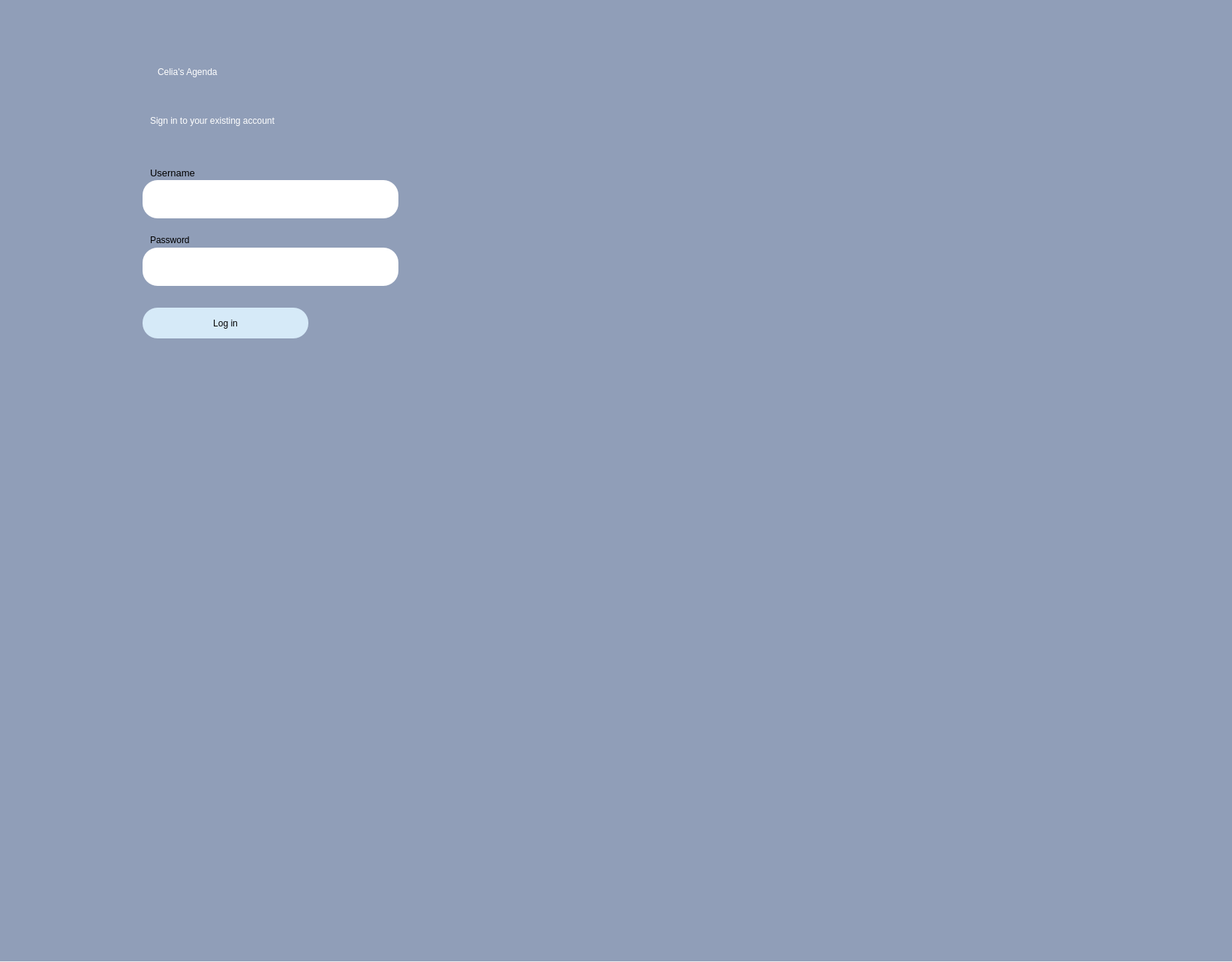
<?xml version="1.0" encoding="UTF-8"?>
<ui version="4.0">
 <class>Dialog</class>
 <widget class="QDialog" name="Dialog">
  <property name="geometry">
   <rect>
    <x>0</x>
    <y>0</y>
    <width>1642</width>
    <height>1282</height>
   </rect>
  </property>
  <property name="windowTitle">
   <string>Dialog</string>
  </property>
  <widget class="QWidget" name="bgwidget" native="true">
   <property name="geometry">
    <rect>
     <x>-30</x>
     <y>-10</y>
     <width>1701</width>
     <height>1291</height>
    </rect>
   </property>
   <property name="styleSheet">
    <string notr="true">background-color:rgb(144, 158, 184);</string>
   </property>
   <widget class="QLabel" name="label">
    <property name="geometry">
     <rect>
      <x>240</x>
      <y>70</y>
      <width>391</width>
      <height>71</height>
     </rect>
    </property>
    <property name="styleSheet">
     <string notr="true">font: 36pt &quot;MS Shell Dlg 2&quot;; color:rgb(255, 255, 255)</string>
    </property>
    <property name="text">
     <string>Celia's Agenda</string>
    </property>
   </widget>
   <widget class="QLabel" name="label_2">
    <property name="geometry">
     <rect>
      <x>230</x>
      <y>150</y>
      <width>391</width>
      <height>41</height>
     </rect>
    </property>
    <property name="styleSheet">
     <string notr="true">font: 16pt &quot;MS Shell Dlg 2&quot;;color:rgb(255, 255, 255)</string>
    </property>
    <property name="text">
     <string>Sign in to your existing account</string>
    </property>
   </widget>
   <widget class="QPushButton" name="login">
    <property name="geometry">
     <rect>
      <x>220</x>
      <y>420</y>
      <width>221</width>
      <height>41</height>
     </rect>
    </property>
    <property name="styleSheet">
     <string notr="true">border-radius:20px;
background-color: rgb(214, 234, 248);
font: 14pt &quot;MS Shell Dlg 2&quot;;</string>
    </property>
    <property name="text">
     <string>Log in</string>
    </property>
   </widget>
   <widget class="QLineEdit" name="emailfield">
    <property name="geometry">
     <rect>
      <x>220</x>
      <y>250</y>
      <width>341</width>
      <height>51</height>
     </rect>
    </property>
    <property name="styleSheet">
     <string notr="true">background-color:white;
border-radius: 20px;
font: 12pt &quot;MS Shell Dlg 2&quot;;</string>
    </property>
   </widget>
   <widget class="QLineEdit" name="passwordfield">
    <property name="geometry">
     <rect>
      <x>220</x>
      <y>340</y>
      <width>341</width>
      <height>51</height>
     </rect>
    </property>
    <property name="styleSheet">
     <string notr="true">background-color:white;
border-radius: 20px;
font: 12pt &quot;MS Shell Dlg 2&quot;;</string>
    </property>
   </widget>
   <widget class="QLabel" name="label_3">
    <property name="geometry">
     <rect>
      <x>230</x>
      <y>230</y>
      <width>81</width>
      <height>20</height>
     </rect>
    </property>
    <property name="font">
     <font>
      <family>MS Shell Dlg 2</family>
      <pointsize>10</pointsize>
      <weight>50</weight>
      <italic>false</italic>
      <bold>false</bold>
     </font>
    </property>
    <property name="styleSheet">
     <string notr="true">font: 10pt &quot;MS Shell Dlg 2&quot;;</string>
    </property>
    <property name="text">
     <string>Username</string>
    </property>
   </widget>
   <widget class="QLabel" name="label_4">
    <property name="geometry">
     <rect>
      <x>230</x>
      <y>320</y>
      <width>81</width>
      <height>20</height>
     </rect>
    </property>
    <property name="styleSheet">
     <string notr="true">font: 10pt &quot;MS Shell Dlg 2&quot;;</string>
    </property>
    <property name="text">
     <string>Password</string>
    </property>
   </widget>
   <widget class="QLabel" name="error">
    <property name="geometry">
     <rect>
      <x>510</x>
      <y>430</y>
      <width>341</width>
      <height>21</height>
     </rect>
    </property>
    <property name="styleSheet">
     <string notr="true">font: 12pt &quot;MS Shell Dlg 2&quot;; color:red;</string>
    </property>
    <property name="text">
     <string/>
    </property>
   </widget>
  </widget>
 </widget>
 <resources/>
 <connections/>
</ui>
